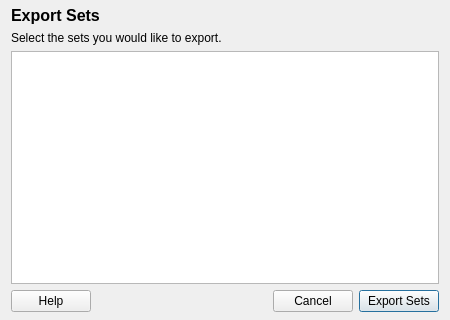
<?xml version="1.0" encoding="UTF-8"?>
<ui version="4.0">
 <class>exportSets</class>
 <widget class="QDialog" name="exportSets">
  <property name="geometry">
   <rect>
    <x>0</x>
    <y>0</y>
    <width>450</width>
    <height>320</height>
   </rect>
  </property>
  <property name="minimumSize">
   <size>
    <width>450</width>
    <height>0</height>
   </size>
  </property>
  <property name="windowTitle">
   <string>Export Sets - fwbackups</string>
  </property>
  <property name="windowIcon">
   <iconset resource="../fwbackups.qrc">
    <normaloff>:/program-icons/program-icons/document-save.png</normaloff>:/program-icons/program-icons/document-save.png</iconset>
  </property>
  <layout class="QVBoxLayout" name="verticalLayout">
   <property name="topMargin">
    <number>6</number>
   </property>
   <property name="bottomMargin">
    <number>8</number>
   </property>
   <item>
    <widget class="QLabel" name="label">
     <property name="font">
      <font>
       <pointsize>12</pointsize>
       <weight>75</weight>
       <bold>true</bold>
      </font>
     </property>
     <property name="text">
      <string>Export Sets</string>
     </property>
    </widget>
   </item>
   <item>
    <layout class="QGridLayout" name="gridLayout">
     <item row="0" column="0" colspan="2">
      <widget class="QLabel" name="label_3">
       <property name="text">
        <string>Select the sets you would like to export.</string>
       </property>
      </widget>
     </item>
     <item row="1" column="0" colspan="2">
      <widget class="QListWidget" name="exportSetsList"/>
     </item>
    </layout>
   </item>
   <item>
    <layout class="QHBoxLayout" name="horizontalLayout">
     <item>
      <widget class="QPushButton" name="helpButton">
       <property name="text">
        <string>Help</string>
       </property>
      </widget>
     </item>
     <item>
      <spacer name="horizontalSpacer">
       <property name="orientation">
        <enum>Qt::Horizontal</enum>
       </property>
       <property name="sizeHint" stdset="0">
        <size>
         <width>40</width>
         <height>5</height>
        </size>
       </property>
      </spacer>
     </item>
     <item>
      <widget class="QPushButton" name="cancelButton">
       <property name="text">
        <string>Cancel</string>
       </property>
      </widget>
     </item>
     <item>
      <widget class="QPushButton" name="exportSetsButton">
       <property name="text">
        <string>Export Sets</string>
       </property>
       <property name="default">
        <bool>true</bool>
       </property>
      </widget>
     </item>
    </layout>
   </item>
  </layout>
 </widget>
 <resources>
  <include location="../fwbackups.qrc"/>
 </resources>
 <connections/>
</ui>
